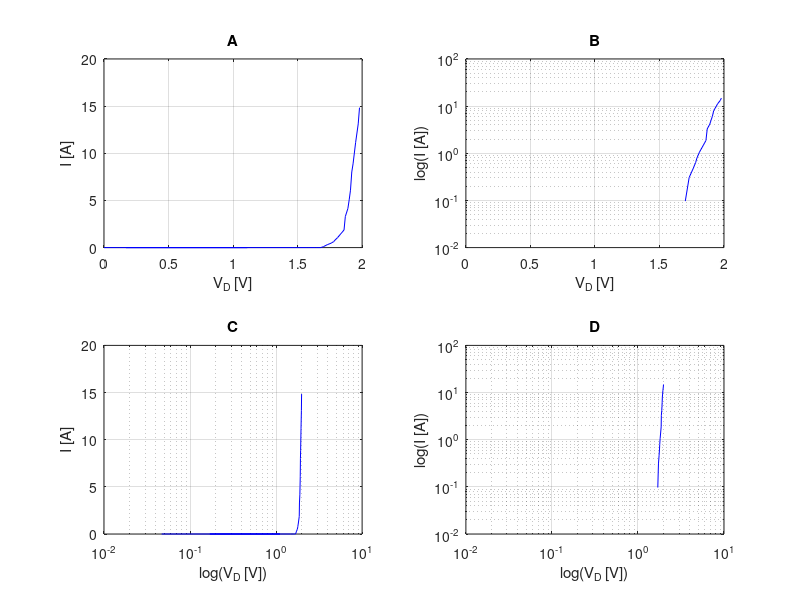
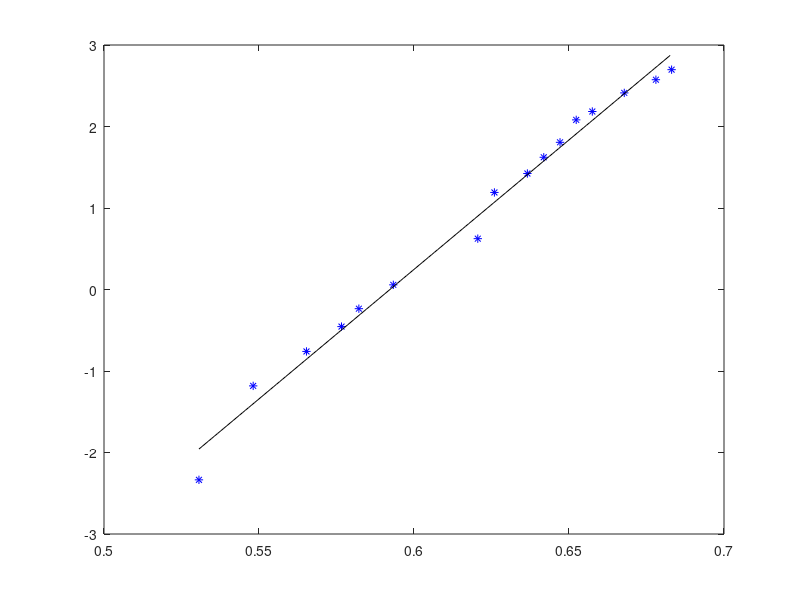

Write MATLAB code to recreate these figures, in order.
clear all; close all;
V=[0	0.0468	0.111	0.204	0.336	0.562	0.835	1.11	0.17	1.47	1.58	1.64	1.68	1.7	1.73	1.76	1.78	1.79	1.81	1.86	1.87	1.89	1.9	1.91	1.92	1.93	1.95	1.97	1.98];
I=[0	0	0	0	0	0	0	0	0	0	0	0	0	0.09677	0.3065	0.4677	0.6344	0.7903	1.059	1.866	3.29	4.151	5.065	6.086	8.016	8.882	11.16	13.12	14.84];
x0=V(14:length(V)); x = log(x0)
y0=I(14:length(I)); y = log(y0) 

figure(1);clf;
%%%%%%%%%%%%%%%%%%%%%%%%  
subplot(2,2,1)
plot(V,I,'-b');grid on; xlabel('V_{D} [V]');ylabel('I [A]'); title('A')
%%%%%%%%%%%%%%%%%%%%%%%%
subplot(2,2,2)
semilogy(V,I,'-b');grid on; xlabel('V_{D} [V]');ylabel('log(I [A])'); title('B')
%%%%%%%%%%%%%%%%%%%%%%%%
subplot(2,2,3)
semilogx(V,I,'-b');grid on; xlabel('log(V_{D} [V])');ylabel('I [A]'); title('C')
%%%%%%%%%%%%%%%%%%%%%%%%
subplot(2,2,4)
loglog(V,I,'-b');grid on; xlabel('log(V_{D} [V])');ylabel('log(I [A])'); title('D')

%%%%%% Linealizacion escala log log con MC
N = size(x)(2)
format long

sxy = sum(x.*y); sxx = sum(x.*x); syy = sum(y.*y); sx = sum(x); sy = sum(y);
a = (((N)*(sxy))-((sx)*(sy)))/(((N)*(sxx))-((sx)*(sx)))
b = (((sxx)*(sy))-((sx)*(sxy)))/(((N)*(sxx))-((sx)*(sx)))
e = (y-((a*x)+b)).^2; sei = sum(e);
incertidumbrea=sqrt((sei)/(N-2))*sqrt((N)/(((N)*(sxx))-((sx)*(sx))))
incertidumbreb=sqrt((sei)/(N-2))*sqrt((sxx)/(((N)*(sxx))-((sx)*(sx))))
r = (((N)*(sxy))-((sx)*(sy)))/(sqrt(((N)*(sxx))-((sx)*(sx)))*sqrt(((N)*(syy))-((sy)*(sy))))
xx = min(x):0.001:max(x); yy = a.*xx+b; 
figure(2); clf; plot(x,y,'*b', xx, yy,'k-')

%%%%%% Calculos eta e incertidumbre
K = 8.617333262e-5; q = 1; T = 300;
eta = (q)/(a*K*T)
deltaeta = (incertidumbrea*q)/(a^2*K*T)
